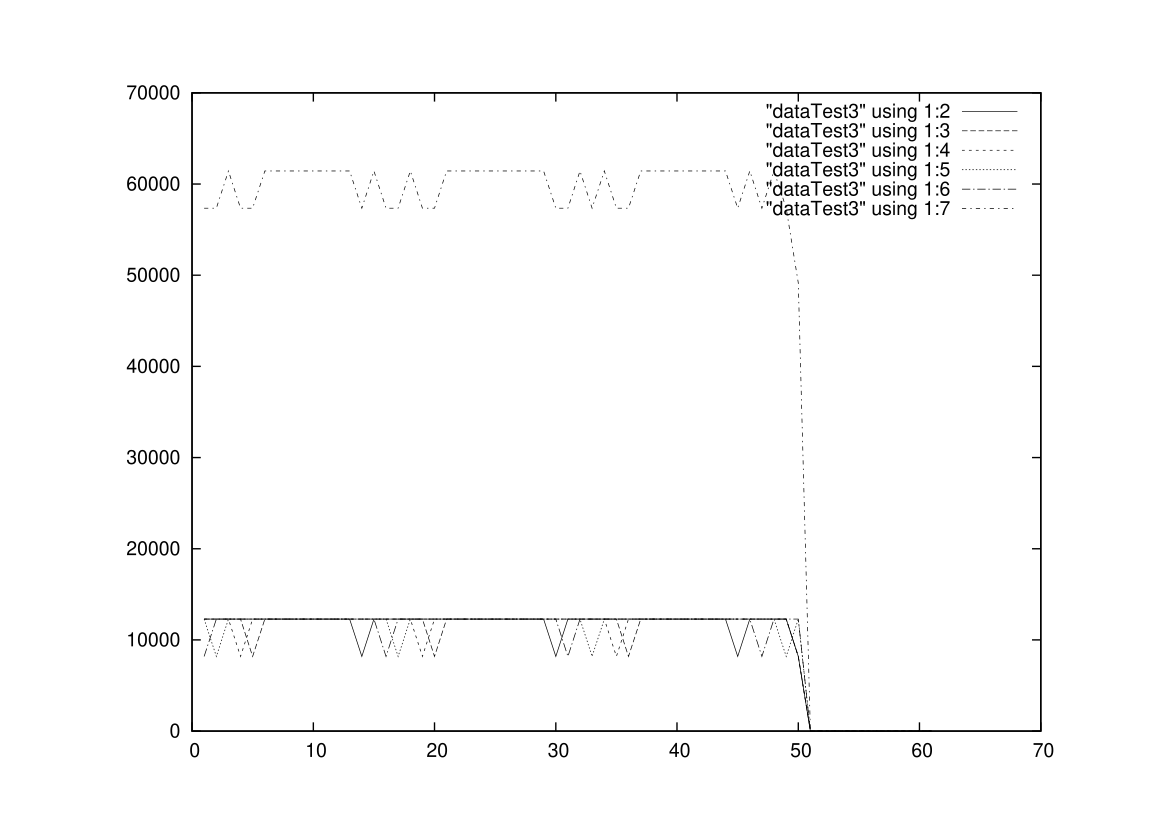

Write the gnuplot code that produced this figure.
set term postscript
set output "plotTest3.ps"
set yrange [0:]
plot "dataTest3" using 1:2 with lines, "dataTest3" using 1:3 with lines, "dataTest3" using 1:4 with lines, "dataTest3" using 1:5 with lines, "dataTest3" using 1:6 with lines, "dataTest3" using 1:7 with lines
